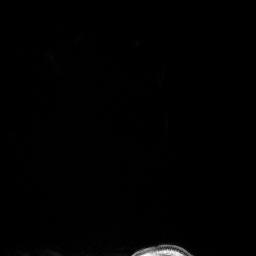
#> input picture keras_implementation/old_data/ClearImages/output-slice001.jpg, 256 x 256 px, found by its file name; its folder holds only this picture in this run
$ python std_tests.py
#> lines starting #> are read from the running program, lines starting #| are printed output that depends on the picture
### keras_implementation/scripts/utilities/data_generator.py
import glob
import cv2
import numpy as np
from enum import Enum
import os
from os.path import join
from typing import List, Tuple, Dict
from utilities import image_utils
from skimage.metrics import peak_signal_noise_ratio, structural_similarity
from scipy.ndimage import zoom
import re

# Global variable definitions
aug_times = 1
batch_size = 128


class ImageType(Enum):
    """An Enum representing a Clear Image and a Blurry Image"""
    CLEARIMAGE = 1
    BLURRYIMAGE = 2


class NoiseLevel(Enum):
    """An Enum representing Low, Medium, or High Noise level"""
    LOW = 1
    MEDIUM = 2
    HIGH = 3
    ALL = 4


class ImageFormat(Enum):
    """An Enum representing whether an image is a JPG image or a PNG image"""
    JPG = 1
    PNG = 2


class ImagePatch:
    """
    Represents an image patch, which contains both an image patch as a numpy array, and
    a standard deviation of its residual as a float
    """

    # [194 lines left out: functions __init__, convert_patch_to_int, reshape_patch, show, data_aug, generate_patches_from_file_name and 1 more, not called in this run]


def generate_patch_pairs(clear_image: np.ndarray, blurry_image: np.ndarray, patch_size: int = 40, stride: int = 10,
                         scales: List[float] = [1, 0.9, 0.8, 0.7]):
    """
    Generates and returns a list of image patches from an input image

    :param clear_image: The clear image to generate patches from
    :type clear_image: numpy array
    :param blurry_image: The blurry image to generate patches from
    :type blurry_image: numpy array
    :param patch_size: The size of the image patches to produce -> (patch_size, patch_size)
    :type patch_size: int
    :param stride: The stride with which to slide the patch-taking window
    :type stride: int
    :param scales: A list of scales at which we want to create image patches.
        If None, this function simply performs no rescaling of the image to create patches
    :type scales: List

    :return: (clear_patches, blurry_patches): A tuple of a list of ImagePatches.
                Each ImagePatch in the list of ImagePatches contains an image patch and the standard deviation
                of the pixels in that image patch.
    :rtype: tuple
    """

    # Make sure clear_image and blurry_image share the same shape
    assert (clear_image.shape == blurry_image.shape)

    # Get the height and width of the image
    height, width = clear_image.shape

    # Store the patches in a list
    clear_patches = []
    blurry_patches = []

    if scales is None:
        # Extract patches
        for i in range(0, height - patch_size + 1, stride):
            for j in range(0, width - patch_size + 1, stride):
                # Get the clear and blurry patches
                clear_patch = clear_image[i:i + patch_size, j:j + patch_size]
                blurry_patch = blurry_image[i:i + patch_size, j:j + patch_size]

                # Add the clear_patch and blurry_patch to clear_patches and blurry_patches, respectively
                clear_patches.append(clear_patch)
                blurry_patches.append(blurry_patch)

        return clear_patches, blurry_patches

    else:
        # For each scale
        for scale in scales:

            # Get the scaled height and width
            height_scaled, width_scaled = int(height * scale), int(width * scale)

            # Rescale the images
            clear_image_scaled = cv2.resize(clear_image, (height_scaled, width_scaled), interpolation=cv2.INTER_CUBIC)
            blurry_image_scaled = cv2.resize(blurry_image, (height_scaled, width_scaled), interpolation=cv2.INTER_CUBIC)

            # Extract patches
            for i in range(0, height_scaled - patch_size + 1, stride):
                for j in range(0, width_scaled - patch_size + 1, stride):
                    # Get the clear and blurry patches
                    clear_patch = clear_image_scaled[i:i + patch_size, j:j + patch_size]
                    blurry_patch = blurry_image_scaled[i:i + patch_size, j:j + patch_size]

                    # Add the clear_patch and blurry_patch to clear_patches and blurry_patches, respectively
                    clear_patches.append(clear_patch)
                    blurry_patches.append(blurry_patch)

        return clear_patches, blurry_patches


# [44 lines left out: function generate_augmented_patches, not called in this run]


def get_residual_std(clear_patch, blurry_patch):
    """
    Gets the standard deviation of the residual between two image patches

    :param clear_patch: The Clear Image patch
    :type clear_patch: numpy array
    :param blurry_patch: The Blurry Image patch
    :type blurry_patch: numpy array

    :return:
    """
    residual = image_utils.get_residual(clear_image=clear_patch, blurry_image=blurry_patch)
    return np.std(residual)


# [245 lines left out: functions generate_augmented_patches_from_file_name, separate_images_and_stds, gen_patches, datagenerator, get_lower_and_upper_percentile_stds, pair_3d_data_generator and 1 more, not called in this run]


def pair_data_generator(root_dirs: str = join('data', 'Volume1', 'train'), image_format: ImageFormat = ImageFormat.PNG,
                        patch_size: int = 40, stride: int = 10,
                        scales: List[float] = [1, 0.9, 0.8, 0.7], use_image_id_range: bool = False,
                        low_image_id: int = 34, high_image_id: int = 100) -> Tuple[np.ndarray, np.ndarray]:
    """
    Provides a numpy array of training examples, given a path to a training directory

    Parameters
    ----------
    image_format: The format of image that our training data is (JPG or PNG)
    root_dirs: The path of the training data directories
    patch_size: The size of each patches in pixels -> (patch_size, patch_size)
    stride: The stride with which to slide the patch-taking window
    scales: A list of scales at which we want to create image patches.
        If None, this function simply performs no rescaling of the image to create patches
    use_image_id_range: True if we wish to only return image patches between low_image_id
        and high_image_id.
    low_image_id: The lower image id for the range of images to return (only used when use_image_id_range == True)
    high_image_id: The upper image id for the range of images to return (only used when use_image_id_range == True)

    Returns
    -------
    (clear_data, blurry_data)
    """
    # initialize clear_data and clurry_data lists
    clear_data = []
    blurry_data = []

    for root_dir in root_dirs:

        # Get the directory name for the Clear and Blurry Images
        clear_image_dir = join(root_dir, 'ClearImages')
        blurry_image_dir = join(root_dir, 'CoregisteredBlurryImages')

        # Iterate over the entire list of images
        for i, file_name in enumerate(os.listdir(clear_image_dir)):
            if file_name.endswith('.jpg') or file_name.endswith('.png'):

                # If we wish to use the image_id range, skip this image if it isn't between low and high image_id
                if use_image_id_range:
                    # Extract the id from the image name
                    file_id = int(re.findall('\d+', file_name)[0])
                    if not low_image_id < file_id < high_image_id:
                        continue

                # Read the Clear and Blurry Images as numpy arrays
                clear_image = cv2.imread(os.path.join(clear_image_dir, file_name), 0)
                blurry_image = cv2.imread(os.path.join(blurry_image_dir, file_name), 0)

                # Histogram equalize the blurry image px distribution to match the clear image px distribution
                blurry_image = image_utils.hist_match(blurry_image, clear_image).astype('uint8')

                # Generate clear and blurry patches from the clear and blurry images, respectively...
                clear_patches, blurry_patches = generate_patch_pairs(clear_image=clear_image,
                                                                     blurry_image=blurry_image,
                                                                     patch_size=patch_size,
                                                                     stride=stride,
                                                                     scales=scales)

                # Add the images to the full lists of data
                clear_data.extend(clear_patches)
                blurry_data.extend(blurry_patches)

    # Convert clear_data and blurry_data to numpy arrays of ints
    clear_data = np.array(clear_data, dtype='uint8')
    blurry_data = np.array(blurry_data, dtype='uint8')

    # Reshape clear_data, blurry_data, and std_data
    clear_data = clear_data[..., np.newaxis]
    blurry_data = blurry_data[..., np.newaxis]

    # Make sure that clear_data and blurry_data have the same length
    assert (len(blurry_data) == len(clear_data))

    return clear_data, blurry_data


# [151 lines left out: function retrieve_train_data, not called in this run]


# [11 lines that do not run on import are left out]

### keras_implementation/scripts/utilities/image_utils.py
"""
Various image augmentation functions
"""

import cv2
import numpy as np
import SimpleITK
import glob
import os
from skimage.restoration import denoise_nl_means, estimate_sigma
from skimage.metrics import structural_similarity
import matplotlib.pyplot as plt
import seaborn as sns
import re
from typing import List, Tuple
from collections import namedtuple


# [589 lines left out: functions save_image, pngs_to_nii, CLAHE_image_folder, CLAHE_single_image, standardize, reverse_standardize and 14 more, not called in this run]


def from_tensor(img):
    """ Converts an image tensor into an image (numpy array) """
    return np.squeeze(np.moveaxis(img[..., 0], 0, -1))


# [3 lines that do not run on import are left out]

### keras_implementation/scripts/test_scripts/std_tests.py
from keras_implementation.scripts.utilities import data_generator, image_utils
from os.path import join
import numpy as np

def main(data_dir):
    """
    The main function for this file

    :param data_dir: The directory of the training data
    :type data_dir: str

    :return: None
    """

    # Get training examples from data_dir using data_generator
    x_original, y_original = data_generator.pair_data_generator(data_dir)
#> in pair_data_generator, clear_image is the input picture: shape (256, 256); min 0, max 255, mean 1.5
#> in hist_match, `s_values, bin_idx, s_counts = np.unique(source, return_inverse=True, r..`: s_values = 226 values from 0 to 255; s_counts = 226 values, max 42307 at index 0, min 1 at index 22, mean 290
#> in hist_match, `t_values, t_counts = np.unique(template, return_counts=True)`: t_values = 226 values from 0 to 255; t_counts has the same summary as s_counts
#> in hist_match, `s_quantiles = np.cumsum(s_counts).astype(np.float64)`: s_quantiles = 226 values from 42307 to 65536
#> in hist_match, `s_quantiles /= s_quantiles[-1]`: s_quantiles = 226 values from 0.646 to 1
#> in hist_match, `t_quantiles = np.cumsum(t_counts).astype(np.float64)`: t_quantiles = 226 values from 42307 to 65536
#> in hist_match, `t_quantiles /= t_quantiles[-1]`: t_quantiles = 226 values from 0.646 to 1
#> in hist_match, `interp_t_values = np.interp(s_quantiles, t_quantiles, t_values)`: interp_t_values = 226 values from 0 to 255
#> after the loop in generate_patch_pairs, `for scale in scales:`: blurry_patches = 1369 items

    # Iterate over x_original and y_original and get stds
    stds = []
    for x_patch, y_patch in zip(x_original, y_original):
        if np.max(x_patch) < 10:
            continue
        x_patch = x_patch.reshape(x_patch.shape[0], x_patch.shape[1])
        y_patch = y_patch.reshape(y_patch.shape[0], y_patch.shape[1])
        std = data_generator.get_residual_std(clear_patch=x_patch,
                                              blurry_patch=y_patch)
        stds.append(std)
    stds = np.array(stds, dtype='float64')
    stds = stds.reshape(stds.shape[0], 1)

    # Plot the standard deviations
    image_utils.plot_standard_deviations(stds)
#> in plot_standard_deviations, `plt.show()`:
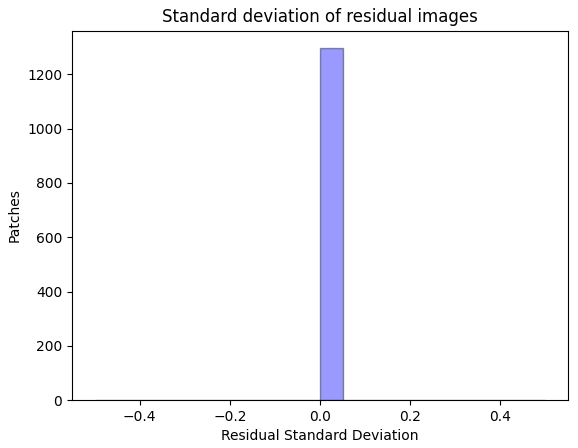
#> figure drawn by matplotlib, 1 panel; tallest bar 1296 high, from x = 0 to 0.05


if __name__ == '__main__':
    main(data_dir=join('../../data', 'Volume1', 'train'))
